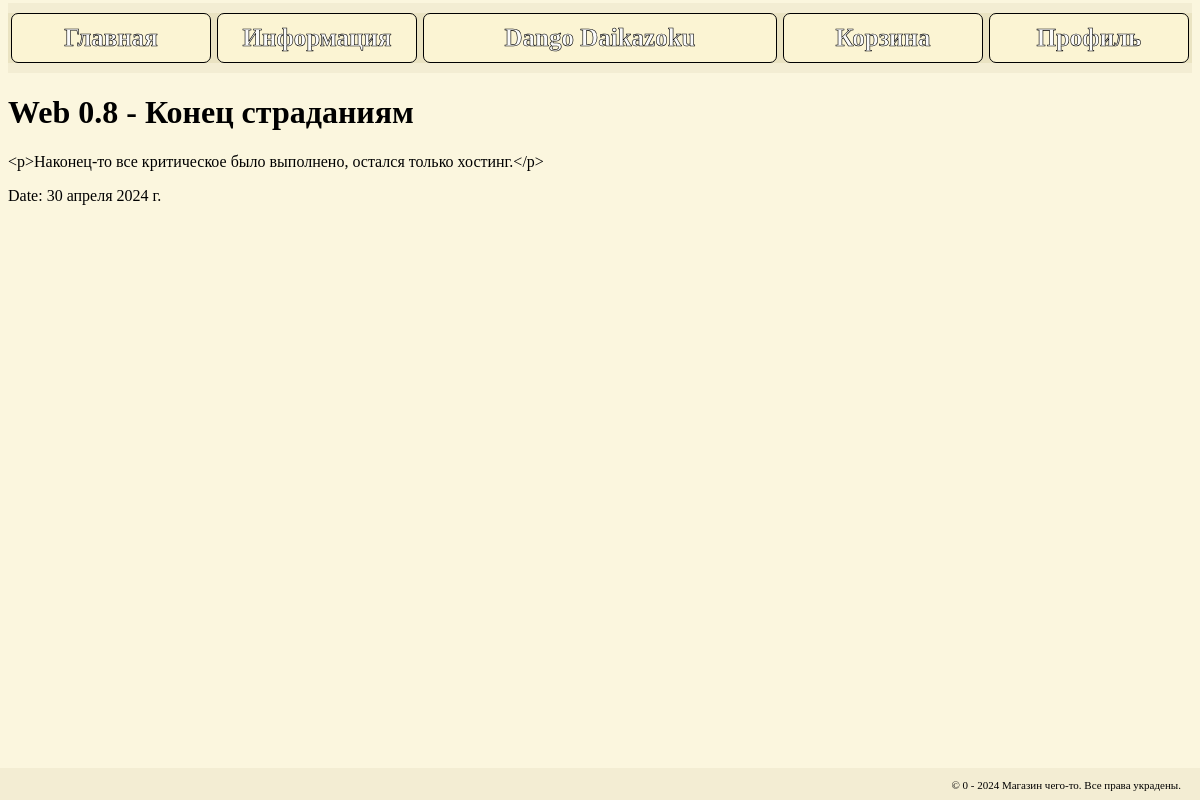
/news/web-08-konec-stradaniyam/, run on the app's committed database.
### shop/models.py (models this page shows, shortened)
class News (models.Model):
    date = models.DateField()
    title = models.CharField(max_length=40)
    content = models.CharField(max_length=600)
    slug = models.SlugField(max_length=255, verbose_name='Url', unique=True)
    class Meta:
        ordering = ['date']
        verbose_name = 'Статья'
        verbose_name_plural = 'Новости'

### shop/views.py (the view)
# urls.py: path('news/<str:slug>/', news_detail, name='news_detail'),
def news_detail(request, slug):
    news_item = get_object_or_404(News, slug=slug)
    return render(request, 'shop/news_detail.html', {'news_item': news_item})

### shop/templates/shop/news_detail.html
{% extends "shop/base.html" %}
{% load static %}
{% load cache %}
{% block header %}
    {% cache 300 header %}
        {% include "inc/_header.html" %}
    {% endcache %}
{% endblock %}
{% block content %}
    <h1>{{ news_item.title }}</h1>
    <p>{{ news_item.content }}</p>
    <p>Date: {{ news_item.date }}</p>
{% endblock %}
{% block footer %}
    {% cache 300 footer %}
        {% include "inc/_footer.html" %}
    {% endcache %}
{% endblock %}

### static/style.css (style rules this page uses)
body { color: black; background: #FBF6DE; margin-bottom: 2em; font-family: "Comic Sans MS"; }

### data on the page
News: title "Web 0.8 - Конец страданиям", content "<p>Наконец-то все критическое было выполнено, остался только хостинг.</p>", date "30 апреля 2024 г."
